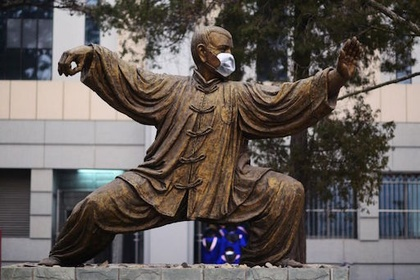
%> input picture images/sculpture.jpg, 420 x 280 px, shrunk from 512 x 341 before the run
$ octave test_denoise.m   (GNU Octave 9; MATLAB toolbox functions it lacks are replaced by stand-ins)
%> lines starting %> are read from the running program, lines starting %| are printed output that depends on the picture
### generate_blurimg.m
function [ k, B, N ] = generate_blurimg( I, len, theta, mean, variance )
%generateBlur generate Blur and Noisy image for the input image
%
%   I        - the original image
%   len      - filter length
%   theta    - filter direction
%   mean     - mean for imnoise
%   variance - variance for imnoise
%

if nargin < 1
    error('usage: generateBlur image [len] [theta] [M] [V]');
end

if nargin < 2
    len = 8;
end

if nargin < 3
    theta = 0;
end

if nargin < 4
    mean = 0;
end

if nargin < 5
    variance = 0.0025;
end

k = fspecial('motion', len, theta); % used for the example in report
% k = fspecial('gaussian', [len len], 5);
%  k = random_kernel(len, len);

B = imfilter(I, k);

N = imnoise(I, 'gaussian', mean, variance); % used for the example in report

end

### denoise.m
function [ Nd ] = denoise( N )
%DENOISE Denoise noisy image N
%
%   N - noisy image
%

if isa(N, 'uint8')
    Nd = zeros(size(N), 'uint8');
elseif isa(N, 'uint16')
    Nd = zeros(size(N), 'uint16');
elseif isa(N, 'double')
    Nd = zeros(size(N), 'double');
end

[~, ~, d] = size(N);

for i = 1:d
    [A, DV, B] = denoise_preprocess(N(:,:,i)*255);

    % let A be 0, simply use DV as sigma
    A = 0;

    % channel wise denoise
    Nd(:,:,i) = denoise_channel(N(:,:,i)*255, A, DV, B, 'fastnlm');
end

Nd = Nd/255;

end

### denoise_preprocess.m
function [ A, DV, B ] = denoise_preprocess( N )
%DENOISE_PREPROCESS Preprocess noisy image N to calculate denoising parameters A, DV, B
%
%   N - noisy image
%


% gamma = [6, 5, 4, 3, 2, 1, 0.7, 0.5, 0.3, 0.1];

Avg = zeros(1,10,'double');
Std = zeros(1,10,'double');
Var = zeros(1,10,'double');

% generate serveral images that has different brightness with the original
% one
for i = 0:9
% [15 lines of commented-out code are left out]
    I = double(N) * (i*0.2 + 0.1);

    Avg(i+1) = mean2(I);
    Std(i+1) = std2(I);
    Var(i+1) = Std(i+1)^2;
end

% Yint seems to be something else if directly write the following line
% [slope, Yint] = polyfit(Avg,Var,1);

result = polyfit(Avg,Var,1);

slope = result(1);
Yint = result(2);

A = slope;
DV = Var(1);
B = (DV - Yint) / A;

end

### denoise_channel.m
function [ Nd ] = denoise_channel( N, A, DV, B, method_ )
%DENOISE_CHANNEL Channel wise denoise
%
%   N   - noisy image
%   A   - Slope of Avg-Var curve
%   DV  - Dark Variance (stddev of the first (dark) image sample)
%   B   - (DV - Y_intercept) / A
%
%   method_  - denoising method. it can be either 'blsgsm' or 'fastnlm'
%

imch = double(N);

method = 'fastnlm';

if nargin == 5
    method = method_;
end

% A = 0;
% Calculate noise
if A == 0
    % Slope == 0, so the overall stddev == that of the fisrt point
    sig = DV;
    [Ny,Nx] = size(imch);
else
    % the following method is provided by the CMU modification of the
    % original denoise algorithm. But no significant different in the
    % (my test) results.
    gaussian = [
        [0.0001 0.0006 0.0022 0.0054 0.0093 0.0111 0.0093 0.0054 0.0022 0.0006 0.0001]
        [0.0006 0.0032 0.0111 0.0273 0.0469 0.0561 0.0469 0.0273 0.0111 0.0032 0.0006]
        [0.0022 0.0111 0.0392 0.0963 0.1653 0.1979 0.1653 0.0963 0.0392 0.0111 0.0022]
        [0.0054 0.0273 0.0963 0.2369 0.4066 0.4868 0.4066 0.2369 0.0963 0.0273 0.0054]
        [0.0093 0.0469 0.1653 0.4066 0.6977 0.8353 0.6977 0.4066 0.1653 0.0469 0.0093]
        [0.0111 0.0561 0.1979 0.4868 0.8353 1.0000 0.8353 0.4868 0.1979 0.0561 0.0111]
        [0.0093 0.0469 0.1653 0.4066 0.6977 0.8353 0.6977 0.4066 0.1653 0.0469 0.0093]
        [0.0054 0.0273 0.0963 0.2369 0.4066 0.4868 0.4066 0.2369 0.0963 0.0273 0.0054]
        [0.0022 0.0111 0.0392 0.0963 0.1653 0.1979 0.1653 0.0963 0.0392 0.0111 0.0022]
        [0.0006 0.0032 0.0111 0.0273 0.0469 0.0561 0.0469 0.0273 0.0111 0.0032 0.0006]
        [0.0001 0.0006 0.0022 0.0054 0.0093 0.0111 0.0093 0.0054 0.0022 0.0006 0.0001]
    ];
    gaussian = gaussian/sum(sum(gaussian));
%     sig = conv2(imch,gaussian,'same') - B;
    sig = fftconv2(imch, gaussian) - B;
    sig(sig < 0) = 0;
    sig = sig * A + DV;
    sig = sqrt(sig);
    [Nys,Nxs] = size(imch);
    [Ny,Nx] = size(sig);
    Nys = (Nys - Ny) / 2 + 1;
    Nxs = (Nxs - Nx) / 2 + 1;
    imch = imch(Nys:Nys + Ny - 1, Nxs:Nxs + Nx - 1);
end

if strcmp(method, 'fastnlm')
    im_d = FAST_NLM_II(imch, 7, 15, sig);
elseif strcmp(method, 'blsgsm')
    im_d = call_denoi_bls_gsm(imch, Nx, Ny, sig);
end

if isa(N, 'uint8')
    Nd = uint8(im_d);
elseif isa(N, 'uint16')
    Nd = uint16(im_d);
elseif isa(N, 'double')
    Nd = double(im_d);
end
end

### test_denoise.m
%TEST_DENOISE test denoising algorithm

I = im2double(imread('images/sculpture.jpg'));
[k, B, N] = generate_blurimg(I);
%> in generate_blurimg, `B = imfilter(I, k);`:
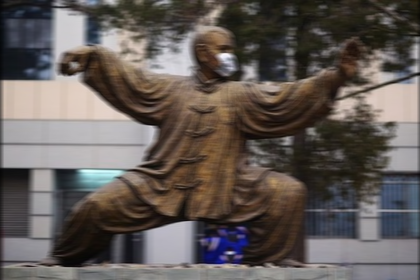
%> B: size 280x420x3 double; mean R, G, B 0.387, 0.358, 0.344
%> in generate_blurimg, `N = imnoise(I, 'gaussian', mean, variance);`:
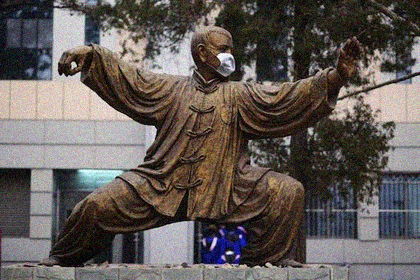
%> N: size 280x420x3 double; mean R, G, B 0.389, 0.361, 0.347
%> k = [0.125 0.125 0.125 0.125 0.125 0.125 0.125 0.125 0]
Nd = denoise(N(:,:,1));
%> the loop in denoise, `for i = 1:d` made 1 pass
%> (DV, B, sig in denoise_channel) on pass 1: (39.6, 33.76, 39.6)
%> pass 1, in denoise_channel, `imch = double(N);`:
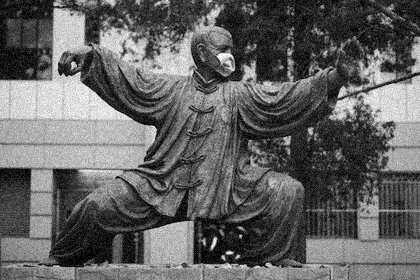
%> imch: size 280x420 double; min 0, max 255, mean 99.3
%> the run ends on the next line
